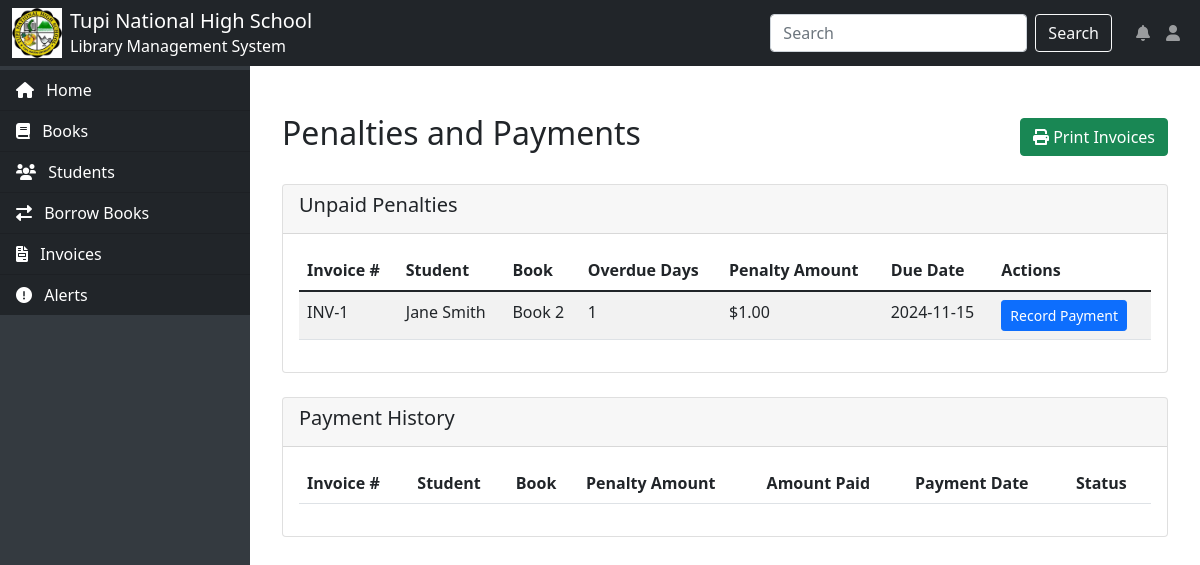
/invoices.php, run on the app's committed database.
### tables this page shows
CREATE TABLE `penalties` (
  `penalty_id` int(11) NOT NULL,
  `transaction_id` int(11) NOT NULL,
  `overdue_days` int(11) NOT NULL,
  `penalty_fee` decimal(10,2) NOT NULL,
  `amount_paid` decimal(10,2) DEFAULT 0.00,
  `payment_date` datetime DEFAULT NULL,
  `status` enum('unpaid','paid') DEFAULT 'unpaid',
  `created_at` timestamp NOT NULL DEFAULT current_timestamp()
);

CREATE TABLE `books` (
  `book_id` int(11) NOT NULL,
  `title` varchar(200) NOT NULL,
  `author_id` int(11) NOT NULL,
  `category_id` int(11) NOT NULL,
  `publication_year` year(4) DEFAULT NULL,
  `available_copies` int(11) NOT NULL,
  `status` enum('available','borrowed') DEFAULT 'available'
);

CREATE TABLE `borrowingtransactions` (
  `transaction_id` int(11) NOT NULL,
  `borrower_id` int(11) NOT NULL,
  `book_id` int(11) NOT NULL,
  `borrow_date` datetime NOT NULL,
  `due_date` datetime NOT NULL,
  `return_date` datetime DEFAULT NULL,
  `status` enum('borrowed','returned','overdue') NOT NULL
);

### invoices.php (the view, shortened to what this page needs)
<?php
include 'config.php';
include 'header.php';
?>
<div class="container mt-4">
    <div class="d-flex justify-content-between align-items-center mb-4">
        <h2>Penalties and Payments</h2>
        <div>
            <button class="btn btn-success" onclick="printInvoices()">
                <i class="fas fa-print"></i> Print Invoices
            </button>
        </div>
    </div>
    <div class="card mb-4">
        <div class="card-header">
            <h5>Unpaid Penalties</h5>
        </div>
        <div class="card-body">
            <table class="table table-striped">
                <thead>
                    <tr>
                        <th>Invoice #</th>
                        <th>Student</th>
                        <th>Book</th>
                        <th>Overdue Days</th>
                        <th>Penalty Amount</th>
                        <th>Due Date</th>
                        <th>Actions</th>
                    </tr>
                </thead>
                <tbody>
                    <?php
                    $query = "SELECT p.*,
                             CONCAT(s.first_name, ' ', s.last_name) as student_name,
                             b.title as book_title,
                             t.due_date
                             FROM penalties p
                             JOIN borrowingtransactions t ON p.transaction_id = t.transaction_id
                             JOIN students s ON t.borrower_id = s.student_id
                             JOIN books b ON t.book_id = b.book_id
                             WHERE p.status = 'unpaid'
                             ORDER BY p.penalty_id DESC";
                    $result = mysqli_query($conn, $query);
                    while ($row = mysqli_fetch_assoc($result)) {
                        echo "<tr>
                                <td>INV-{$row['penalty_id']}</td>
                                <td>{$row['student_name']}</td>
                                <td>{$row['book_title']}</td>
                                <td>{$row['overdue_days']}</td>
                                <td>$" . number_format($row['penalty_fee'], 2) . "</td>
                                <td>" . date('Y-m-d', strtotime($row['due_date'])) . "</td>
                                <td>
                                    <button class='btn btn-sm btn-primary'
                                            onclick='showPaymentModal({$row['penalty_id']}, {$row['penalty_fee']})'>
                                        Record Payment
                                    </button>
                                </td>
                            </tr>";
                    }
                    ?>
                </tbody>
            </table>
        </div>
    </div>
    <div class="card">
        <div class="card-header">
            <h5>Payment History</h5>
        </div>
        <div class="card-body">
            <table class="table table-striped">
                <thead>
                    <tr>
                        <th>Invoice #</th>
                        <th>Student</th>
                        <th>Book</th>
                        <th>Penalty Amount</th>
                        <th>Amount Paid</th>
                        <th>Payment Date</th>
                        <th>Status</th>
                    </tr>
                </thead>
            </table>
        </div>
    </div>
</div>
<?php
include 'footer.php';
?>

### data on the page
penalties: penalty_id "1", student_name "Jane Smith", books.title "Book 2", overdue_days "1", penalty_fee "1.00", transaction.due_date "2024-11-15"
